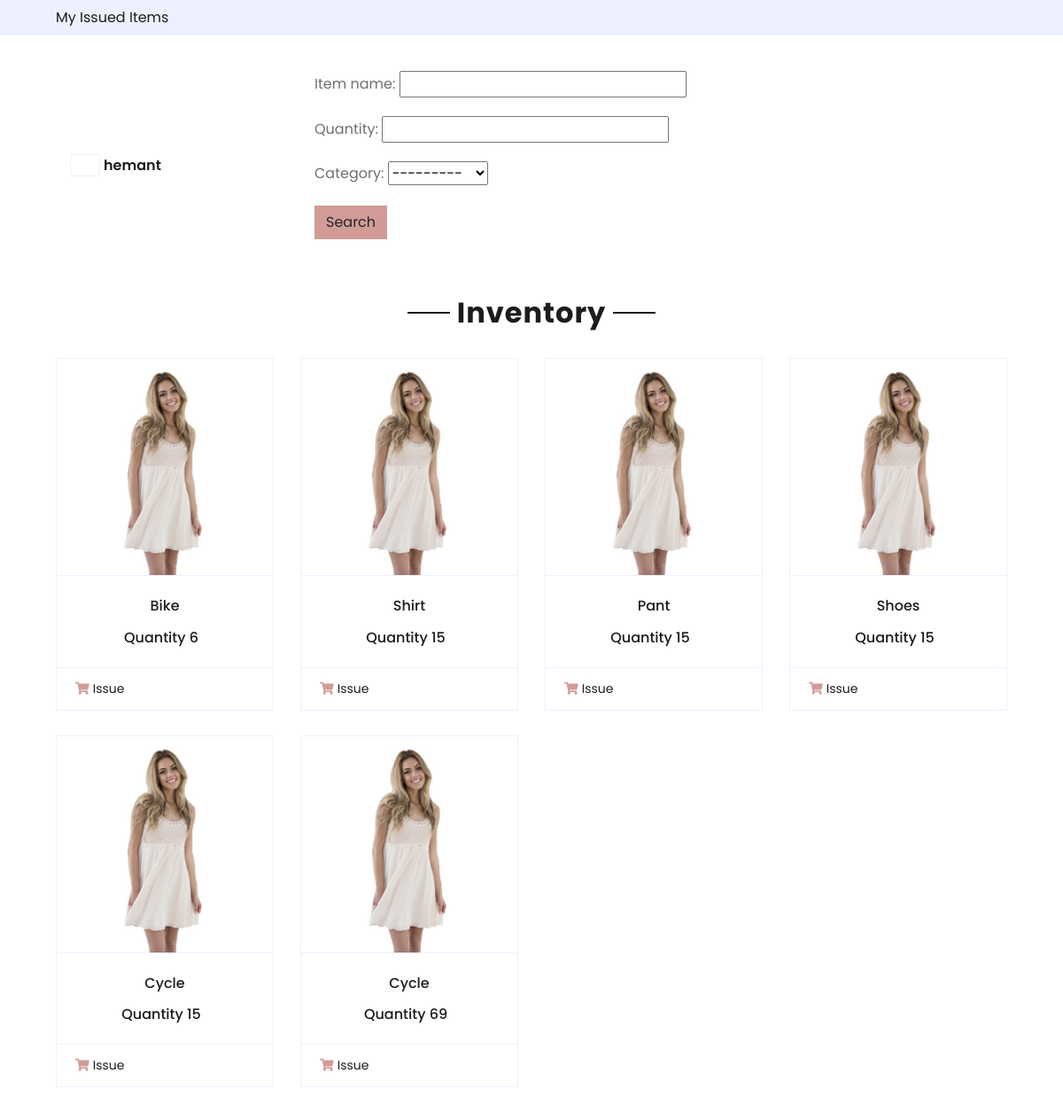
Screenshot of /inventory/ (signed in) with the database file from the repository.
### inventory/models.py (models this page shows, shortened)
class Category(models.Model):
    category=models.CharField(max_length=50,unique=True)
    def __str__(self):
        return self.category

class inventory(models.Model):
    Item_name = models.CharField(max_length=50)
    Quantity = models.PositiveIntegerField(validators=[MinValueValidator(1)])
    category = models.ForeignKey(Category,default=None,on_delete=models.SET_NULL,null=True)

### inventory/views.py (the view)
# urls.py: path('', TemplateView.as_view(template_name="index.html")),
@login_required
def index(request):
        x = request.user
        y = IsMod.objects.get(id=1)
        if x==y.user :
            return redirect('moderatorview')
        else:
            user = request.user
            Item_list = inventory.objects.all()
            my_filter = InventoryFilter(request.GET, queryset=Item_list)
            Item_list=my_filter.qs
            Issue_Item_no = IssueItem.objects.all().count()
            dict = {'inventory': Item_list, 'number':Issue_Item_no,'user':user,'my_filter':my_filter}
            return render(request,'index3.html',dict)

### templates/index3.html (shortened to what this page needs)
{% load static %}
<!DOCTYPE html>
<html lang="en">
<head>
    <link href="https://cdnjs.cloudflare.com/ajax/libs/font-awesome/5.10.0/css/all.min.css" rel="stylesheet">
    <link href="lib/owlcarousel/assets/owl.carousel.min.css" rel="stylesheet">
    <link href="{% static 'css/style.css' %}" rel="stylesheet">
</head>
<body>
  <div class="container-fluid">
      <div class="row bg-secondary py-2 px-xl-5">
          <div class="col-lg-6 d-none d-lg-block">
              <div class="d-inline-flex align-items-center">
                  <a class="text-dark" href="http://127.0.0.1:8000/profile/">My Issued Items</a>
              </div>
          </div>
          <div class="col-lg-6 text-center text-lg-right">
              <div class="d-inline-flex align-items-center">
                  <a class="text-dark px-2" href="">
              </div>
          </div>
      </div>
      <div class="row align-items-center py-3 px-xl-5">
          <div class="col-lg-3 d-none d-lg-block">
              <a href="" class="text-decoration-none">
                {% if user.is_authenticated %}
                  <h6 class="m-0 display-5 font-weight-semi-bold"><span class="text-primary font-weight-bold border px-3 mr-1"></span>{{user.username}}</h6>
                {% endif %}
              </a>
          </div>
          <div class="col-lg-6 col-6 text-left">
              <form method="GET">
                {{my_filter.form.as_p}}
                  <div class="input-group">
                      <button type="submit" class="btn btn-primary">Search</button>
                      </div>
                  </div>
          </div>
      </div>
    <div class="container-fluid pt-5">
        <div class="text-center mb-4">
            <h2 class="section-title px-5"><span class="px-2">Inventory</span></h2>
        </div>
        <div class="row px-xl-5 pb-3">
          {% for item in inventory %}
            <div class="col-lg-3 col-md-6 col-sm-12 pb-1">
                <div class="card product-item border-0 mb-4">
                    <div class="card-header product-img position-relative overflow-hidden bg-transparent border p-0">
                        <img class="img-fluid w-100" src="img/product-1.jpg" alt="">
                    </div>
                    <div class="card-body border-left border-right text-center p-0 pt-4 pb-3">
                        <h6 class="text-truncate mb-3">{{item.Item_name}} </h6>
                        <div class="d-flex justify-content-center">
                            <h6>Quantity {{item.Quantity}}</h6><h6 class="text-muted ml-2"><del></del></h6>
                        </div>
                    </div>
                    <div class="card-footer d-flex justify-content-between bg-light border">
                        <a href="{{item.id}}" class="btn btn-sm text-dark p-0"><i class="fas fa-shopping-cart text-primary mr-1"></i>Issue</a>
                    </div>
                </div>
            </div>
            {% endfor %}
        </div>
    </div>
</body>
</html>

### rows the page displays
Category: category "---------"
inventory: Item_name "Bike", Quantity "6"
inventory: Item_name "Shirt", Quantity "15"
inventory: Item_name "Pant", Quantity "15"
inventory: Item_name "Shoes", Quantity "15"
inventory: Item_name "Cycle", Quantity "15"
inventory: Item_name "Cycle", Quantity "69"

### other values shown
{{ user.username }} "hemant"
